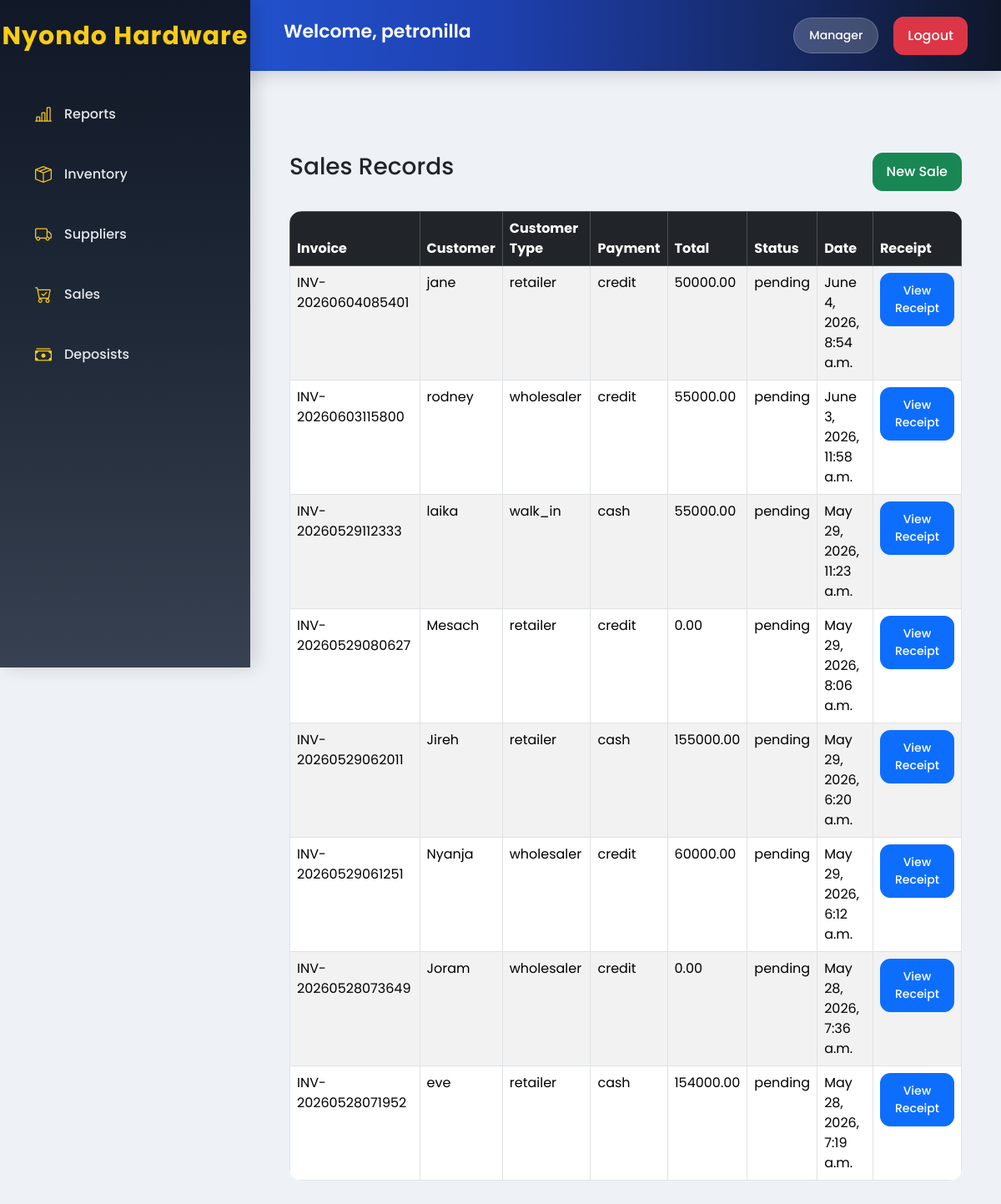
Screenshot of /sales/ (signed in) with the database file from the repository.
### account/models.py (models this page shows, shortened)
class CustomUser(AbstractUser):
    ROLE_CHOICES = (
        ('manager', 'Manager'),
        ('stock', 'Stock Personnel'),
        ('sales', 'Sales Personnel'),
    )
    role = models.CharField(max_length=20, choices=ROLE_CHOICES, default='sales')
    nin = models.CharField(max_length=14, unique=True, blank=True, null=True)
    phone_number = models.CharField(max_length=15, unique=True, validators=[RegexValidator(regex=r'^(07|03)\d{8}$', message="Enter a valid Ugandan phone number (07XXXXXXXX or 03XXXXXXXX)")
        ],
        blank=True,
        null=True
    )
    is_active = models.BooleanField(default=True)
    created_at = models.DateTimeField( auto_now_add=True)
    updated_at = models.DateTimeField(auto_now=True)

### sales/models.py (models this page shows, shortened)
class Sale(models.Model):
    PAYMENT_METHODS = (
        ('cash', 'Cash'),
        ('credit', 'Credit'),)
    STATUS = (
        ('paid', 'Paid'),
        ('pending', 'Pending'),
    )
    invoice_no = models.CharField(max_length=50, unique=True)
    customer = models.ForeignKey(Customer, on_delete=models.CASCADE)
    payment_method = models.CharField(max_length=20, choices=PAYMENT_METHODS)
    subtotal = models.DecimalField(max_digits=12, decimal_places=2, default=0)
    transport_charge = models.DecimalField(max_digits=12, decimal_places=2, default=0)
    final_total = models.DecimalField(max_digits=12, decimal_places=2, default=0)
    amount_paid = models.DecimalField(max_digits=12, decimal_places=2, default=0)
    balance = models.DecimalField(max_digits=12, decimal_places=2, default=0)
    status = models.CharField(max_length=20, choices=STATUS, default='pending')
    created_by = models.ForeignKey(settings.AUTH_USER_MODEL, on_delete=models.SET_NULL, null=True)
    created_at = models.DateTimeField(auto_now_add=True)

class Customer(models.Model):
    CUSTOMER_TYPES = (
        ('walk_in', 'Walk In'),
        ('retailer', 'Retailer'),
        ('wholesaler', 'Wholesaler'),
    )
    name = models.CharField(max_length=255)
    customer_type = models.CharField(max_length=20, choices=CUSTOMER_TYPES)
    phone = models.CharField(max_length=20, blank=True, null=True)
    location = models.CharField(max_length=255)
    distance_km = models.DecimalField(max_digits=10, decimal_places=2, default=0)
    created_at = models.DateTimeField(auto_now_add=True)

### sales/views.py (the view)
# urls.py: path('',views.sales_list, name='sales_list'),
@login_required
def sales_list(request):
    sales = Sale.objects.all().order_by('-created_at')
    context = {
        'sales': sales
    }
    return render(request, 'sales_list.html', context)

### sales/templates/sales_list.html
{% extends 'base.html' %}
{% block content %}
<div class="container mt-4">
    <div class="d-flex justify-content-between mb-4">
        <h3>Sales Records</h3>
        <a href="{% url 'create_sale' %}"
           class="btn btn-success">
            New Sale
        </a>
    </div>
    <table class="table table-bordered table-striped">
        <thead class="table-dark">
            <tr>
                <th>Invoice</th>
                <th>Customer</th>
                <th>Customer Type</th>
                <th>Payment</th>
                <th>Total</th>
                <th>Status</th>
                <th>Date</th>
                <th>Receipt</th>
            </tr>
        </thead>
        <tbody>
            {% for sale in sales %}
            <tr>
                <td>{{ sale.invoice_no }}</td>
                <td>{{ sale.customer.name }}</td>
                <td>{{ sale.customer.customer_type }}</td>
                <td>{{ sale.payment_method }}</td>
                <td>{{ sale.final_total }}</td>
                <td>{{ sale.status }}</td>
                <td>{{ sale.created_at }}</td>
                <td>
                    <a href="{% url 'sale_receipt' sale.id %}"
                       class="btn btn-primary btn-sm">
                        View Receipt
                    </a>
                </td>
            </tr>
            {% empty %}
            <tr>
                <td colspan="8" class="text-center">
                    No sales yet
                </td>
            </tr>
            {% endfor %}
        </tbody>
    </table>
</div>
{% endblock %}

### nyondo_stock_project/templates/base.html (shortened to what this page needs)
{% load static %}
<!DOCTYPE html>
<html lang="en">
<head>
    <link
        href="https://cdn.jsdelivr.net/npm/bootstrap@5.3.3/dist/css/bootstrap.min.css"
        rel="stylesheet"
    >
    <link
        rel="stylesheet"
        href="https://cdn.jsdelivr.net/npm/bootstrap-icons@1.11.3/font/bootstrap-icons.min.css"
    >
  <link rel="stylesheet" href="{% static 'styles.css' %}">
</head>
<body>
{% if user.is_authenticated %}
<div class="sidebar">
        <h2>
        Nyondo Hardware
      </h2>
    {% if user.role == "manager" %}
    <a href="/reports/">
        <i class="bi bi-bar-chart-line"></i>
        <span>Reports</span>
    </a>
    {% endif %}
    {% if user.role == "manager" or user.role == "stock" %}
    <a href="/inventory/">
        <i class="bi bi-box-seam"></i>
        <span>Inventory</span>
    </a>
    <a href="/suppliers/">
        <i class="bi bi-truck"></i>
        <span>Suppliers</span>
    </a>
    {% endif %}
    {% if user.role == "manager" or user.role == "sales" %}
    <a href="{% url 'sales_list' %}">
        <i class="bi bi-cart-check"></i>
        <span>Sales</span>
    </a>
    <a href="/deposists/">
        <i class="bi bi-cash-stack"></i>
        <span>Deposists</span>
    </a>
    {% endif %}
</div>
<div class="topbar">
    <h4>
        Welcome,
        {{ user.username }}
    </h4>
    <div class="user-info">
        <span class="role-badge">
            {{ user.role|title }}
        </span>
       <form method="POST" action="{% url 'logout' %}">
    <button type="submit" class="btn btn-danger">
        Logout
    </button>
</form>
    </div>
</div>
{% endif %}
<div class="content">
    {% block content %}
    {% endblock %}
</div>
</body>
</html>

### nyondo_stock_project/static/styles.css (style rules this page uses)
* { margin: 0; padding: 0; box-sizing: border-box; }
body { font-family: 'Poppins', sans-serif; background: #eef2f7; overflow-x: hidden; }
.sidebar { position: fixed; top: 0; left: 0; width: 300px; height: 100vh; background: linear-gradient( 180deg, #111827, #1f2937, #374151 ); color: white; padding-top: 25px; box-shadow: 6px 0 20px rgba(0,0,0,0.15); z-index: 1000; }
.sidebar h2 { text-align: center; font-size: 30px; font-weight: 700; margin-bottom: 45px; color: #facc15; letter-spacing: 1px; }
.sidebar a { display: flex; align-items: center; gap: 15px; padding: 16px 28px; color: #e5e7eb; text-decoration: none; font-size: 16px; font-weight: 500; transition: 0.3s ease; margin: 10px 14px; border-radius: 16px; }
.sidebar i { font-size: 20px; color: #facc15; }
.topbar { position: fixed; top: 0; left: 0; width: 100%; height: 85px; background: linear-gradient( 90deg, #2563eb, #1e40af, #0f172a ); display: flex; justify-content: space-between; align-items: center; padding-left: 340px; padding-right: 40px; box-shadow: 0 4px 20px rgba(0,0,0,0.15); z-index: 900; }
.topbar h4 { font-weight: 600; color: white; font-size: 22px; }
.user-info { display: flex; align-items: center; gap: 18px; }
.role-badge { background: rgba(255,255,255,0.2); backdrop-filter: blur(10px); color: white; padding: 10px 18px; border-radius: 30px; font-size: 14px; font-weight: 500; border: 1px solid rgba(255,255,255,0.2); }
.content { margin-left: 300px; margin-top: 100px; padding: 35px; }
.table { border-radius: 15px; overflow: hidden; background: white; }
thead { background: #1e3a8a; color: white; }
.btn { border-radius: 12px; font-weight: 500; padding: 10px 16px; }

### rows the page displays
CustomUser: username "petronilla", role "Manager"
Sale: invoice_no "INV-20260604085401", customer.name "jane", customer.customer_type "retailer", payment_method "credit", final_total "50000.00", status "pending", created_at "June 4, 2026, 8:54 a.m."
Sale: invoice_no "INV-20260603115800", customer.name "rodney", customer.customer_type "wholesaler", payment_method "credit", final_total "55000.00", status "pending", created_at "June 3, 2026, 11:58 a.m."
Sale: invoice_no "INV-20260529112333", customer.name "laika", customer.customer_type "walk_in", payment_method "cash", final_total "55000.00", status "pending", created_at "May 29, 2026, 11:23 a.m."
Sale: invoice_no "INV-20260529080627", customer.name "Mesach", customer.customer_type "retailer", payment_method "credit", final_total "0.00", status "pending", created_at "May 29, 2026, 8:06 a.m."
Sale: invoice_no "INV-20260529062011", customer.name "Jireh", customer.customer_type "retailer", payment_method "cash", final_total "155000.00", status "pending", created_at "May 29, 2026, 6:20 a.m."
Sale: invoice_no "INV-20260529061251", customer.name "Nyanja", customer.customer_type "wholesaler", payment_method "credit", final_total "60000.00", status "pending", created_at "May 29, 2026, 6:12 a.m."
Sale: invoice_no "INV-20260528073649", customer.name "Joram", customer.customer_type "wholesaler", payment_method "credit", final_total "0.00", status "pending", created_at "May 28, 2026, 7:36 a.m."
Sale: invoice_no "INV-20260528071952", customer.name "eve", customer.customer_type "retailer", payment_method "cash", final_total "154000.00", status "pending", created_at "May 28, 2026, 7:19 a.m."
